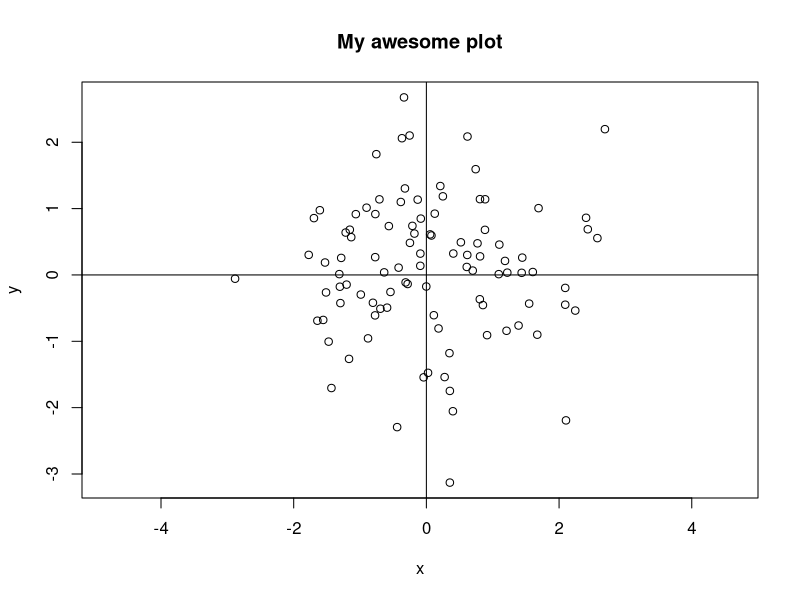

Write R code to recreate this figure.
# Test script

n = 100
x = rnorm(100)
y = rnorm(100)
x = rnorm(n)
y = rnorm(n)
plot(x, y, asp = 1)
abline(h = 0, v = 0)
title("My awesome plot")